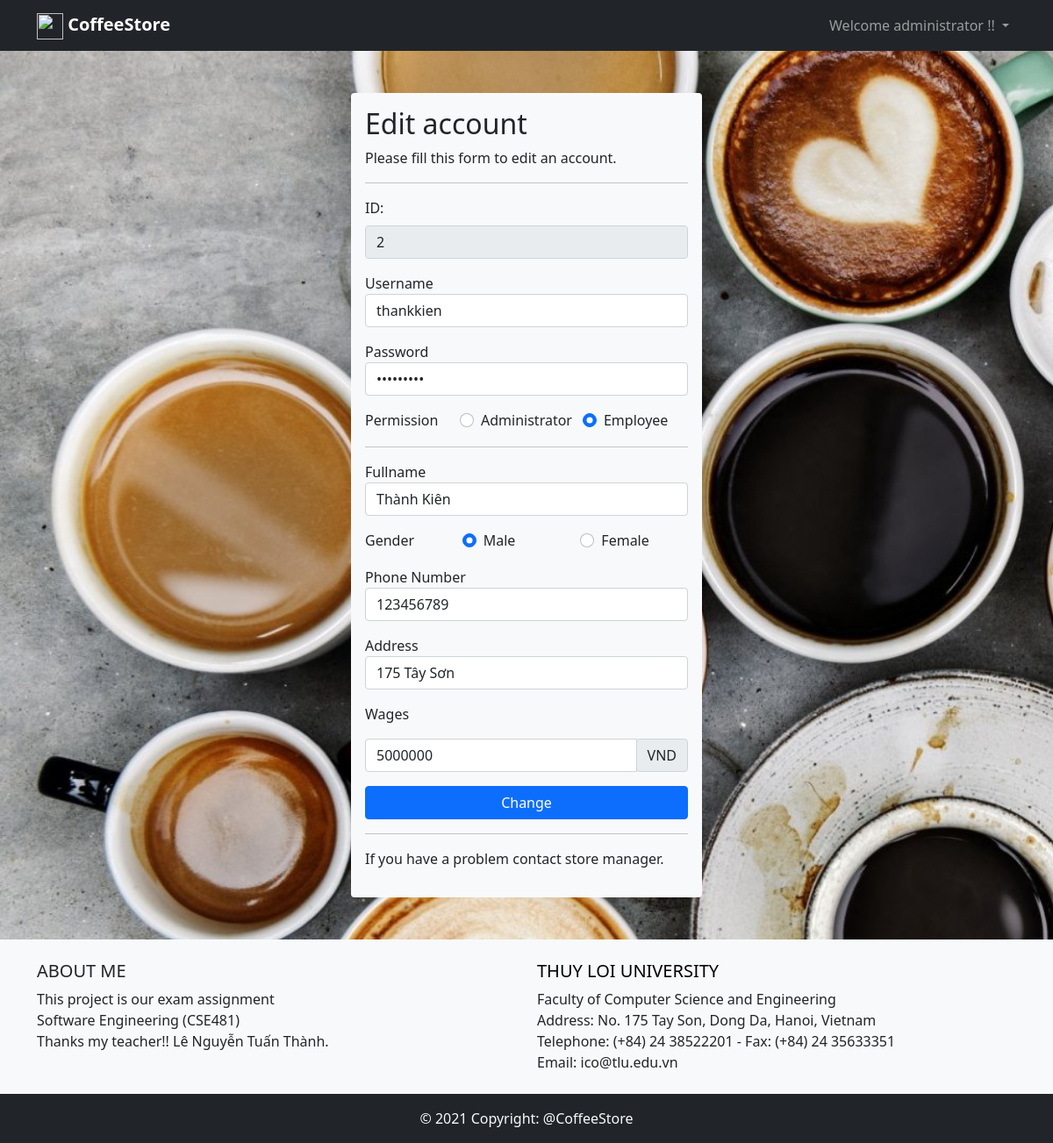
/edit-account.php?ID=2 (signed in), run on the app's committed database.
### tables this page shows
CREATE TABLE `employee` (
  `empl_id` int(11) UNSIGNED NOT NULL,
  `fullname` varchar(32) NOT NULL,
  `gender` enum('male','female') NOT NULL,
  `phoneNumber` int(10) UNSIGNED DEFAULT NULL,
  `address` varchar(200) DEFAULT NULL,
  `wages` bigint(20) UNSIGNED DEFAULT NULL,
  `status` tinyint(2) UNSIGNED NOT NULL DEFAULT 1,
  `user_id` int(11) UNSIGNED NOT NULL
);

CREATE TABLE `accounts` (
  `user_id` int(11) UNSIGNED NOT NULL,
  `username` char(30) NOT NULL,
  `password` char(16) NOT NULL,
  `status` tinyint(2) UNSIGNED NOT NULL DEFAULT 1,
  `permisson` tinyint(3) UNSIGNED NOT NULL DEFAULT 1,
  `time_join` datetime NOT NULL DEFAULT current_timestamp()
);

### edit-account.php (the view, shortened to what this page needs)
<!DOCTYPE html>
<html lang="en">
<head>
    <link href="https://cdn.jsdelivr.net/npm/bootstrap@5.0.0-beta1/dist/css/bootstrap.min.css" rel="stylesheet">
    <link rel="stylesheet" href="css/style.css">
</head>
<body>
    <?php include('nav-bar.php'); ?>
    <?php
    include("connection.php");
    if (isset($_POST['Edit'])) {
        $id = $_POST['ID'];
        $username = trim($_POST['username-input']);
        $password = trim($_POST['password-input']);
        $permission = $_POST['RadioPermission'];
        $fullname = trim($_POST['fullname-input']);
        $gender = $_POST['RadioGender'];
        $phoneNumber = $_POST['phoneNumber-input'];
        $address = trim($_POST['address-input']);
        $wages = trim($_POST['wages-input']);
        $sql = "START TRANSACTION;
                UPDATE `accounts` SET `username`='$username', `password`='$password', `permisson`=$permission WHERE `user_id` = $id;
                UPDATE `employee` SET `fullname`='$fullname', `gender`='$gender', `phoneNumber`=$phoneNumber, `address`='$address', `wages`='$wages' WHERE `user_id` = $id;
                COMMIT;";
        $query = mysqli_multi_query($conn, $sql);
        if ($query) {
            header("location:manage-accounts.php");
        } else {
            header("$sql Lỗi khi thêm!! $conn->error");
        }
        mysqli_close($conn);
    } else {
        include "connection.php";
        $sql = "SELECT * FROM `accounts` INNER JOIN`employee` ON `accounts`.`user_id` = `employee`.`user_id` WHERE `accounts`.`user_id` = $_GET[ID]";
        $result = mysqli_query($conn, $sql);
        $user = mysqli_fetch_row($result);
    }
    ?>
    <div class="bg-light rounded mx-auto my-5 p-3" style="width: 400px;">
        <h2>Edit account</h2>
        <p>Please fill this form to edit an account.</p>
        <hr>
        <form method="POST" action="edit-account.php">
            <div class="my-3">
                <label for="ID" class="form-label">ID: </label>
                <input type="text" class="form-control" name="ID" value="<?php echo $user[0] ?>" readonly>
            </div>
            <div class="my-3">
                <label for="uccount-input">Username</label>
                <input type="text" class="form-control" name="username-input" placeholder="Enter username" minlength="8" maxlength="30" value="<?php echo $user[1]; ?>" required>
            </div>
            <div class="my-3">
                <label for="password-input">Password</label>
                <input type="password" class="form-control" name="password-input" placeholder="Type password" minlength="8" maxlength="16" value="<?php echo $user[2]; ?>" required>
            </div>
            <div class="row">
                <label class="col">Permission</label>
                <div class="form-check col">
                    <input class="form-check-input" type="radio" name="RadioPermission" id="RadioAdmin" value="0" <?php if ($user[4] == 0) echo "checked"; ?>>
                    <label class="form-check-label" for="RadioAdmin">Administrator</label>
                </div>
                <div class="form-check col">
                    <input class="form-check-input" type="radio" name="RadioPermission" id="RadioEmployee" value="1" <?php if ($user[4] == 1) echo "checked"; ?>>
                    <label class="form-check-label" for="RadioEmployee">Employee</label>
                </div>
            </div>
            <hr>
            <div class="my-3">
                <label for="fullname-input">Fullname</label>
                <input type="text" class="form-control" name="fullname-input" placeholder="Enter fullname" minlength="8" maxlength="32" value="<?php echo $user[7]; ?>" required>
            </div>
            <div class="row">
                <label class="col">Gender</label>
                <div class="form-check col">
                    <input class="form-check-input" type="radio" name="RadioGender" id="RadioMale" value="male" <?php if ($user[8] == "male") echo "checked"; ?>>
                    <label class="form-check-label" for="RadioMale">Male</label>
                </div>
                <div class="form-check col">
                    <input class="form-check-input" type="radio" name="RadioGender" id="RadioFemale" value="female" <?php if ($user[8] == "female") echo "checked"; ?>>
                    <label class="form-check-label" for="RadioFemale">Female</label>
                </div>
            </div>
            <div class="my-3">
                <label for="phoneNumber-input">Phone Number</label>
                <input type="text" class="form-control" name="phoneNumber-input" placeholder="Enter phoneNumber" min="0" max="9999999999" value="<?php echo $user[9]; ?>">
            </div>
            <div class="my-3">
                <label for="address-input">Address</label>
                <input type="text" class="form-control" name="address-input" placeholder="Enter address" maxlength="200" value="<?php echo $user[10]; ?>">
            </div>
                <label for="wages-input">Wages</label>
            <div class="input-group my-3">
                <input type="number" class="form-control" name="wages-input" placeholder="Enter wages" min="0" max="99999999999999999999" value="<?php echo $user[11]; ?>">
                <div class="input-group-append">
                    <span class="input-group-text">VND</span>
                </div>
            </div>
            <div class="d-grid gap-2 my-3">
                <button type="button" class="btn btn-primary" data-bs-toggle="modal" data-bs-target="#confirmModal">Change</button>
            </div>
            <hr>
            <p>If you have a problem contact store manager.</p>
        </form>
    </div>
    <?php include("footer.php"); ?>
</body>
</html>

### nav-bar.php (shortened to what this page needs)
<nav class="navbar navbar-expand-lg navbar-dark bg-dark">
    <div class="container">
        <a class="navbar-brand" href="index.php"><img src="img/iconlogo.png" width="30" height="30" alt=""> <strong>CoffeeStore</strong></a>
        <div class="collapse navbar-collapse" id="navbarSupportedContent">
            <ul class="nav navbar-nav ms-auto">
                <?php
                if (!isset($_SESSION['logined'])) { ?>
                    <li class='nav-item'>
                        <a class='nav-link' href="login.php">Sign In</a>
                    </li>
                <?php } else {
                    include("connection.php");
                    $result = mysqli_query($conn, "SELECT `employee`.`fullname`, `accounts`.`permisson` FROM `accounts` INNER JOIN `employee` ON `accounts`.`user_id` = `employee`.`user_id` WHERE `accounts`.`user_id` = " . $_SESSION['logined']);
                    $user = mysqli_fetch_row($result);
                ?>
                    <li class="nav-item dropdown">
                        <a class="nav-link dropdown-toggle" href="#" id="navbarDropdown" role="button" data-bs-toggle="dropdown" aria-expanded="false">
                            Welcome <?php echo $user[0]; ?> !!
                        </a>
                    </li>
                <?php } ?>
            </ul>
        </div>
    </div>
</nav>

### css/style.css (style rules this page uses)
body { background-image: url(../img/background.jpg); background-position: middle; background-repeat: no-repeat; background-attachment: fixed; background-size: cover; margin: 0; display: flex; flex-direction: column; min-height: 100vh; }

### data on the page
employee: fullname "administrator"
employee: ID "2", username-input "thankkien", fullname-input "Thành Kiên", gender "☑ Male", gender "☐ Female", phoneNumber-input "123456789", address-input "175 Tây Sơn", wages-input "5000000"
accounts: permisson "☐ Administrator", permisson "☑ Employee"
